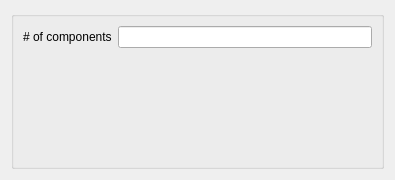
<?xml version="1.0" encoding="UTF-8"?>
<ui version="4.0">
 <class>Form</class>
 <widget class="QWidget" name="Form">
  <property name="geometry">
   <rect>
    <x>0</x>
    <y>0</y>
    <width>395</width>
    <height>180</height>
   </rect>
  </property>
  <property name="sizePolicy">
   <sizepolicy hsizetype="Ignored" vsizetype="Ignored">
    <horstretch>0</horstretch>
    <verstretch>0</verstretch>
   </sizepolicy>
  </property>
  <property name="windowTitle">
   <string>Form</string>
  </property>
  <layout class="QVBoxLayout" name="verticalLayout">
   <item>
    <widget class="QGroupBox" name="formGroupBox">
     <property name="title">
      <string/>
     </property>
     <layout class="QFormLayout" name="formLayout">
      <item row="1" column="0">
       <widget class="QLabel" name="nc_label">
        <property name="text">
         <string># of components</string>
        </property>
       </widget>
      </item>
      <item row="1" column="1">
       <widget class="QLineEdit" name="nc_lineEdit"/>
      </item>
     </layout>
    </widget>
   </item>
  </layout>
 </widget>
 <resources/>
 <connections/>
</ui>
